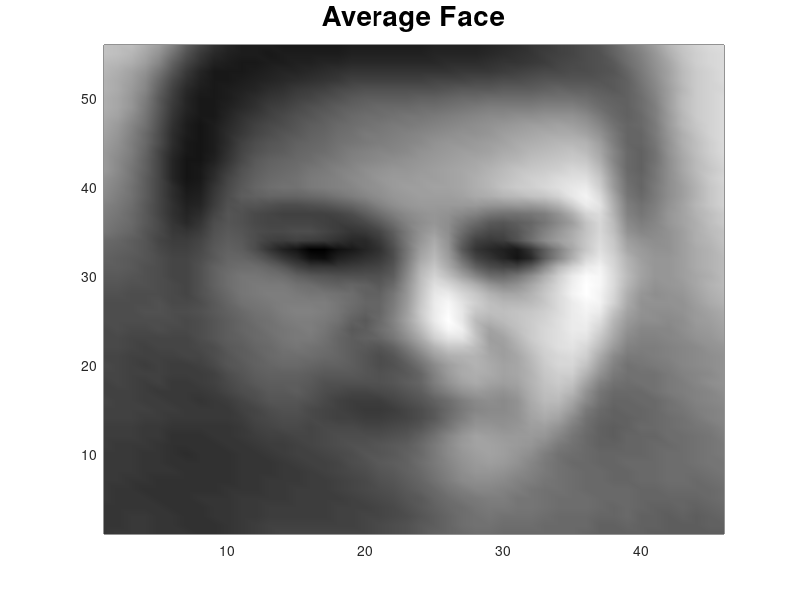
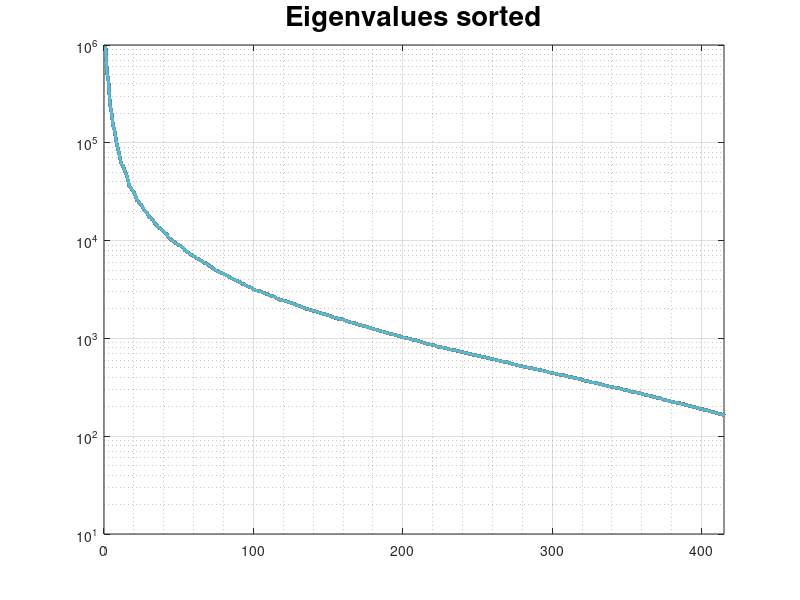
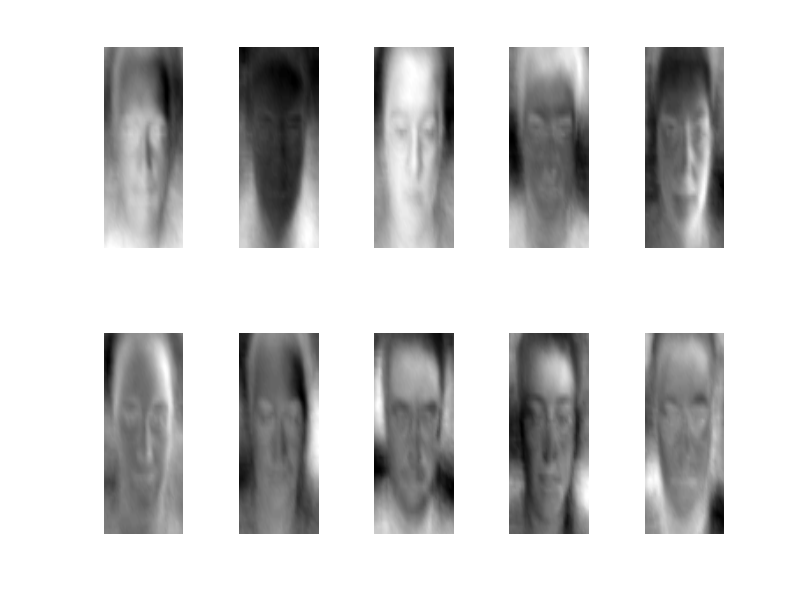

Here is the MATLAB script that generated these plots, in order:
%%

% clean up
clc
close all
clear variables

% load partitioned data
load Separated_Data.mat

% change showPlots to true to get images
showPlots = true;

%% Normalise and plot mean face

faceW = 46; faceH = 56;

% subtract mean face from training faces
meanFace = mean(training,2);
trainingNorm = training - meanFace;

meanFace_matrix = zeros(faceH, faceW, 'double');

% plot mean face
if showPlots == true
    figure(1)
    for i = 1:faceW %extract image one line at a time
        lineStart = (i-1)*faceH + 1;
        lineEnd = i*faceH;
        meanFace_matrix(1:faceH,i) = rot90(meanFace(lineStart:lineEnd), 2);
    end
    
    h = pcolor(meanFace_matrix);
    set(h,'edgecolor','none');
    colormap gray
    shading interp
    title('Average Face','fontsize',20)
end

%% Do math and all

% Calculate Covariance Matrix
N = size(trainingNorm, 2);
faceCov = (trainingNorm'*trainingNorm)/N;

% Find eigenvalues and eigenvectors, D is a diagonal matrix - pointless
[V,D] = eig(faceCov);

eigVals = D * ones(length(D))'; % move D into an array

%% plot eig vals

% Plot all eigenvalues sorted. Number of non-zero eigenvalues should be N -
% 1, where N is number of training data (416 in this case)
if showPlots == true
    figure(2)
    plot(sort(eigVals,'descend'),'linewidth',2)
    set(gca,'YScale','log')
    title('Eigenvalues sorted','fontsize',20)
    xlim([0 415])
    grid on
    grid minor
end

%% get M best eigenvectors/values

% technically the eigenvalues are presorted in the ascending order. But
% just to be sure sort them again
M = 50;
[sortedEigs,sortedIdxList] = sort(eigVals,'descend');
bestIdxList = sortedIdxList(1:M);
eigVals_best = sortedEigs(1:M); % extract top M eigenvalues
eigVecs_best = V(:,bestIdxList); % extract best M eigenvectors

%% use A'A eigenvectors to calculate AA' eigenvectors
% A'A and A'A have the same eigenvalues

eigFaces_best = trainingNorm*eigVecs_best;

%normalise face vectors
for i=1:M
   eigFaces_best(:,i) = eigFaces_best(:,i) / abs(norm(eigFaces_best(:,i)));
end

%% plot 10 eigenfaces

eigFace = zeros(faceH, faceW, 10, 'double');
if showPlots == true
    figure(3)
    for j = 1:10
        for i = 1:faceW %extract image one line at a time
            lineStart = (i-1)* faceH + 1;
            lineEnd = i*faceH;
            eigFace(1:faceH,i,j) = rot90(eigFaces_best(lineStart:lineEnd,j), 2);
        end
        subplot(2,5,j)
        h = pcolor(eigFace(:,:,j));
        set(h,'edgecolor','none');
        colormap gray
        shading interp
        set(findobj(gcf, 'type','axes'), 'Visible','off')
    end
end
